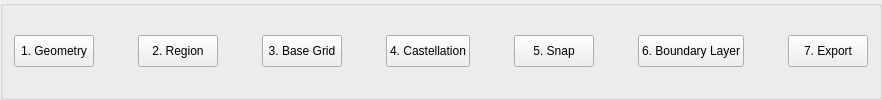
     <widget class="QGroupBox" name="navigation">
      <layout class="QHBoxLayout" name="horizontalLayout_2">
       <property name="spacing">
        <number>6</number>
       </property>
       <property name="topMargin">
        <number>8</number>
       </property>
       <property name="bottomMargin">
        <number>8</number>
       </property>
       <item>
        <widget class="QPushButton" name="geometryStep">
         <property name="minimumSize">
          <size>
           <width>0</width>
           <height>32</height>
          </size>
         </property>
         <property name="text">
          <string>1. Geometry</string>
         </property>
         <property name="checkable">
          <bool>true</bool>
         </property>
         <attribute name="buttonGroup">
          <string notr="true">stepButtons</string>
         </attribute>
        </widget>
       </item>
       <item>
        <widget class="QLabel" name="label_54">
         <property name="sizePolicy">
          <sizepolicy hsizetype="Fixed" vsizetype="Fixed">
           <horstretch>0</horstretch>
           <verstretch>0</verstretch>
          </sizepolicy>
         </property>
         <property name="minimumSize">
          <size>
           <width>32</width>
           <height>32</height>
          </size>
         </property>
         <property name="maximumSize">
          <size>
           <width>32</width>
           <height>32</height>
          </size>
         </property>
         <property name="text">
          <string/>
         </property>
         <property name="pixmap">
          <pixmap resource="../../../resource.qrc">:/icons/chevron-forward.svg</pixmap>
         </property>
         <property name="scaledContents">
          <bool>true</bool>
         </property>
        </widget>
       </item>
       <item>
        <widget class="QPushButton" name="regionStep">
         <property name="minimumSize">
          <size>
           <width>0</width>
           <height>32</height>
          </size>
         </property>
         <property name="text">
          <string>2. Region</string>
         </property>
         <property name="checkable">
          <bool>true</bool>
         </property>
         <attribute name="buttonGroup">
          <string notr="true">stepButtons</string>
         </attribute>
        </widget>
       </item>
       <item>
        <widget class="QLabel" name="label_55">
         <property name="sizePolicy">
          <sizepolicy hsizetype="Fixed" vsizetype="Fixed">
           <horstretch>0</horstretch>
           <verstretch>0</verstretch>
          </sizepolicy>
         </property>
         <property name="minimumSize">
          <size>
           <width>32</width>
           <height>32</height>
          </size>
         </property>
         <property name="maximumSize">
          <size>
           <width>32</width>
           <height>32</height>
          </size>
         </property>
         <property name="text">
          <string/>
         </property>
         <property name="pixmap">
          <pixmap resource="../../../resource.qrc">:/icons/chevron-forward.svg</pixmap>
         </property>
         <property name="scaledContents">
          <bool>true</bool>
         </property>
        </widget>
       </item>
       <item>
        <widget class="QPushButton" name="baseGridStep">
         <property name="minimumSize">
          <size>
           <width>0</width>
           <height>32</height>
          </size>
         </property>
         <property name="text">
          <string>3. Base Grid</string>
         </property>
         <property name="checkable">
          <bool>true</bool>
         </property>
         <attribute name="buttonGroup">
          <string notr="true">stepButtons</string>
         </attribute>
        </widget>
       </item>
       <item>
        <widget class="QLabel" name="label_57">
         <property name="sizePolicy">
          <sizepolicy hsizetype="Fixed" vsizetype="Fixed">
           <horstretch>0</horstretch>
           <verstretch>0</verstretch>
          </sizepolicy>
         </property>
         <property name="minimumSize">
          <size>
           <width>32</width>
           <height>32</height>
          </size>
         </property>
         <property name="maximumSize">
          <size>
           <width>32</width>
           <height>32</height>
          </size>
         </property>
         <property name="text">
          <string/>
         </property>
         <property name="pixmap">
          <pixmap resource="../../../resource.qrc">:/icons/chevron-forward.svg</pixmap>
         </property>
         <property name="scaledContents">
          <bool>true</bool>
         </property>
        </widget>
       </item>
       <item>
        <widget class="QPushButton" name="castellationStep">
         <property name="minimumSize">
          <size>
           <width>0</width>
           <height>32</height>
          </size>
         </property>
         <property name="text">
          <string>4. Castellation</string>
         </property>
         <property name="checkable">
          <bool>true</bool>
         </property>
         <attribute name="buttonGroup">
          <string notr="true">stepButtons</string>
         </attribute>
        </widget>
       </item>
       <item>
        <widget class="QLabel" name="label_59">
         <property name="sizePolicy">
          <sizepolicy hsizetype="Fixed" vsizetype="Fixed">
           <horstretch>0</horstretch>
           <verstretch>0</verstretch>
          </sizepolicy>
         </property>
         <property name="minimumSize">
          <size>
           <width>32</width>
           <height>32</height>
          </size>
         </property>
         <property name="maximumSize">
          <size>
           <width>32</width>
           <height>32</height>
          </size>
         </property>
         <property name="text">
          <string/>
         </property>
         <property name="pixmap">
          <pixmap resource="../../../resource.qrc">:/icons/chevron-forward.svg</pixmap>
         </property>
         <property name="scaledContents">
          <bool>true</bool>
         </property>
        </widget>
       </item>
       <item>
        <widget class="QPushButton" name="snapStep">
         <property name="minimumSize">
          <size>
           <width>0</width>
           <height>32</height>
          </size>
         </property>
         <property name="text">
          <string>5. Snap</string>
         </property>
         <property name="checkable">
          <bool>true</bool>
         </property>
         <attribute name="buttonGroup">
          <string notr="true">stepButtons</string>
         </attribute>
        </widget>
       </item>
       <item>
        <widget class="QLabel" name="label_58">
         <property name="sizePolicy">
          <sizepolicy hsizetype="Fixed" vsizetype="Fixed">
           <horstretch>0</horstretch>
           <verstretch>0</verstretch>
          </sizepolicy>
         </property>
         <property name="minimumSize">
          <size>
           <width>32</width>
           <height>32</height>
          </size>
         </property>
         <property name="maximumSize">
          <size>
           <width>32</width>
           <height>32</height>
          </size>
         </property>
         <property name="text">
          <string/>
         </property>
         <property name="pixmap">
          <pixmap resource="../../../resource.qrc">:/icons/chevron-forward.svg</pixmap>
         </property>
         <property name="scaledContents">
          <bool>true</bool>
         </property>
        </widget>
       </item>
       <item>
        <widget class="QPushButton" name="boundaryLayerStep">
         <property name="minimumSize">
          <size>
           <width>0</width>
           <height>32</height>
          </size>
         </property>
         <property name="text">
          <string>6. Boundary Layer</string>
         </property>
         <property name="checkable">
          <bool>true</bool>
         </property>
         <attribute name="buttonGroup">
          <string notr="true">stepButtons</string>
         </attribute>
        </widget>
       </item>
       <item>
        <widget class="QLabel" name="label_56">
         <property name="sizePolicy">
          <sizepolicy hsizetype="Fixed" vsizetype="Fixed">
           <horstretch>0</horstretch>
           <verstretch>0</verstretch>
          </sizepolicy>
         </property>
         <property name="minimumSize">
          <size>
           <width>32</width>
           <height>32</height>
          </size>
         </property>
         <property name="maximumSize">
          <size>
           <width>32</width>
           <height>32</height>
          </size>
         </property>
         <property name="text">
          <string/>
         </property>
         <property name="pixmap">
          <pixmap resource="../../../resource.qrc">:/icons/chevron-forward.svg</pixmap>
         </property>
         <property name="scaledContents">
          <bool>true</bool>
         </property>
        </widget>
       </item>
       <item>
        <widget class="QPushButton" name="exportStep">
         <property name="minimumSize">
          <size>
           <width>0</width>
           <height>32</height>
          </size>
         </property>
         <property name="text">
          <string>7. Export</string>
         </property>
         <property name="checkable">
          <bool>true</bool>
         </property>
         <attribute name="buttonGroup">
          <string notr="true">stepButtons</string>
         </attribute>
        </widget>
       </item>
      </layout>
     </widget>
